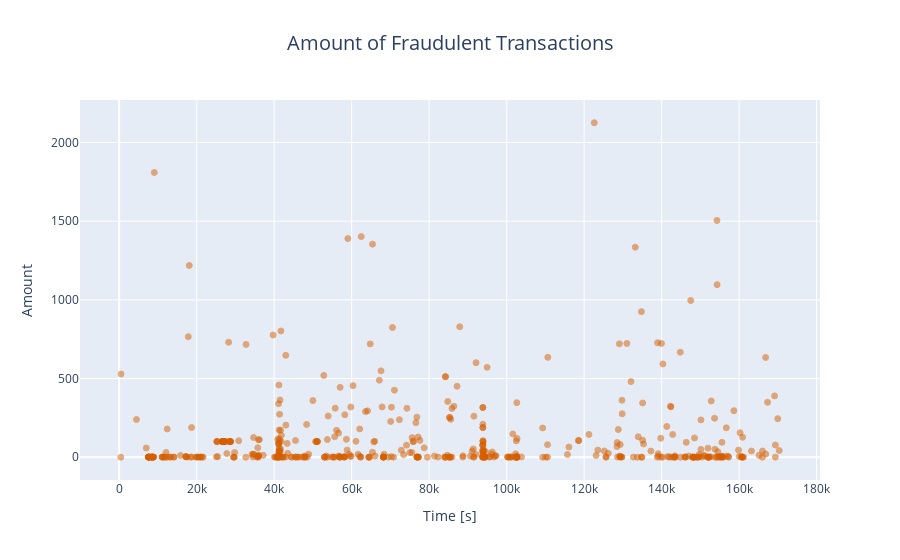

Notebook cell for this chart:
### Markdown cell above
Legitimate transactions have a higher average value, a larger first quartile **(Q1)**, and exhibit greater variability in their upper range, with more prominent outliers. The fraudulent transactions show a lower average and **Q1**, a higher **Q3**, and less extreme outliers.

Now let's explore how the amounts of fraudulent transactions change over time.

### Code cell
# Filter out Fraud transactions
fraud = data_df.loc[data_df['Class'] == 1]

# Scatter plot
trace = go.Scatter(
    x = fraud['Time'],y = fraud['Amount'],
    name="Amount",
    marker=dict(
        color='#D55E00',
        line=dict(
            color='#D55E00',
            width=1),
        opacity=0.5,
    ),
    text = fraud['Amount'],
    mode = "markers"
)

# Putting scatter into list for Plotly
data = [trace]

# Scatter plot layout parameters
layout = dict(   
    title = dict(text = 'Amount of Fraudulent Transactions', x = 0.5, font = dict(size=20)),
    xaxis = dict(title = 'Time [s]', showticklabels=True), 
    yaxis = dict(title = 'Amount'),
    hovermode='closest'
)

# Plotting data
fig = dict(data=data, layout=layout)
iplot(fig, filename='fraud_amount')

### Figure 1 — Plotly figure (JSON) as saved in the notebook; plotly's stock layout.template omitted (floating-point values rounded to 4 significant figures; data arrays with more than 128 entries replaced by an {"elided": "..."} marker saying what was removed)
{"data": [{"marker": {"color": "#D55E00", "line": {"color": "#D55E00", "width": 1}, "opacity": 0.5}, "mode": "markers", "name": "Amount", "text": {"elided": "492 float values"}, "type": "scatter", "x": {"elided": "492 int values"}, "y": {"elided": "492 float values"}}], "layout": {"hovermode": "closest", "title": {"font": {"size": 20}, "text": "Amount of Fraudulent Transactions", "x": 0.5}, "xaxis": {"showticklabels": true, "title": {"text": "Time [s]"}}, "yaxis": {"title": {"text": "Amount"}}}}
